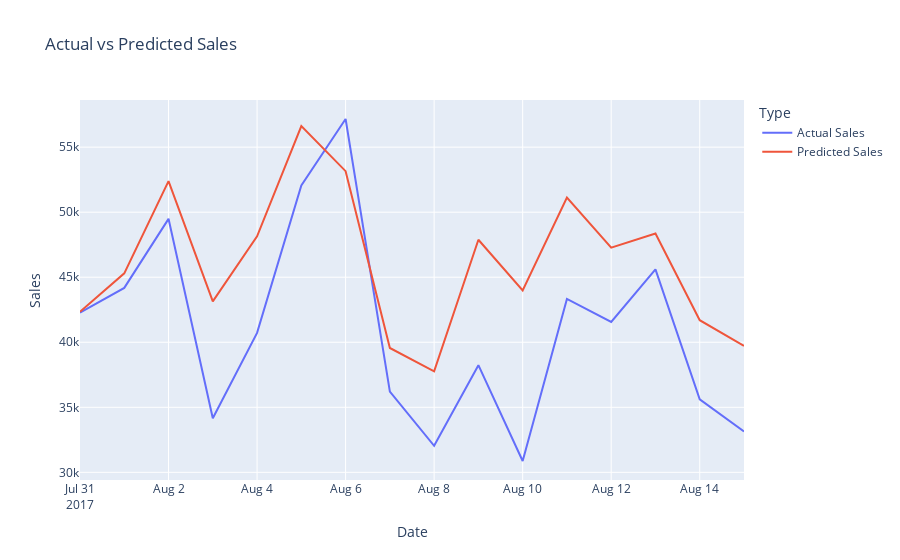

Write notebook code for a chart like this one.
### Code cell
# Create a DataFrame for plotting
plot_data = pd.DataFrame({
    'Date': test_data2['date'],
    'Actual Sales': test_data2['sales'],
    'Predicted Sales': predicted_values
})


# Plot using plotly.express
fig = px.line(plot_data, x='Date', y=['Actual Sales', 'Predicted Sales'],
              title='Actual vs Predicted Sales',
              labels={'value': 'Sales', 'variable': 'Type'},
              line_shape='linear', render_mode='svg')


# Show the plot
fig.show()

### Figure 1 — Plotly figure (JSON) as saved in the notebook; plotly's stock layout.template omitted (floating-point values rounded to 4 significant figures)
{"data": [{"hovertemplate": "Type=Actual Sales<br>Date=%{x}<br>Sales=%{y}<extra></extra>", "legendgroup": "Actual Sales", "line": {"color": "#636efa", "dash": "solid", "shape": "linear"}, "marker": {"symbol": "circle"}, "mode": "lines", "name": "Actual Sales", "orientation": "v", "showlegend": true, "type": "scatter", "x": ["2017-07-31T00:00:00", "2017-08-01T00:00:00", "2017-08-02T00:00:00", "2017-08-03T00:00:00", "2017-08-04T00:00:00", "2017-08-05T00:00:00", "2017-08-06T00:00:00", "2017-08-07T00:00:00", "2017-08-08T00:00:00", "2017-08-09T00:00:00", "2017-08-10T00:00:00", "2017-08-11T00:00:00", "2017-08-12T00:00:00", "2017-08-13T00:00:00", "2017-08-14T00:00:00", "2017-08-15T00:00:00"], "xaxis": "x", "y": [42280.0, 44180.0, 49490.0, 34160.0, 40720.0, 52050.0, 57170.0, 36210.0, 32040.0, 38240.0, 30870.0, 43330.0, 41560.0, 45600.0, 35620.0, 33140.0], "yaxis": "y"}, {"hovertemplate": "Type=Predicted Sales<br>Date=%{x}<br>Sales=%{y}<extra></extra>", "legendgroup": "Predicted Sales", "line": {"color": "#EF553B", "dash": "solid", "shape": "linear"}, "marker": {"symbol": "circle"}, "mode": "lines", "name": "Predicted Sales", "orientation": "v", "showlegend": true, "type": "scatter", "x": ["2017-07-31T00:00:00", "2017-08-01T00:00:00", "2017-08-02T00:00:00", "2017-08-03T00:00:00", "2017-08-04T00:00:00", "2017-08-05T00:00:00", "2017-08-06T00:00:00", "2017-08-07T00:00:00", "2017-08-08T00:00:00", "2017-08-09T00:00:00", "2017-08-10T00:00:00", "2017-08-11T00:00:00", "2017-08-12T00:00:00", "2017-08-13T00:00:00", "2017-08-14T00:00:00", "2017-08-15T00:00:00"], "xaxis": "x", "y": [42340.0, 45300.0, 52390.0, 43150.0, 48150.0, 56620.0, 53160.0, 39560.0, 37770.0, 47880.0, 43990.0, 51130.0, 47280.0, 48360.0, 41700.0, 39730.0], "yaxis": "y"}], "layout": {"legend": {"title": {"text": "Type"}, "tracegroupgap": 0}, "title": {"text": "Actual vs Predicted Sales"}, "xaxis": {"anchor": "y", "domain": [0, 1], "title": {"text": "Date"}}, "yaxis": {"anchor": "x", "domain": [0, 1], "title": {"text": "Sales"}}}}
